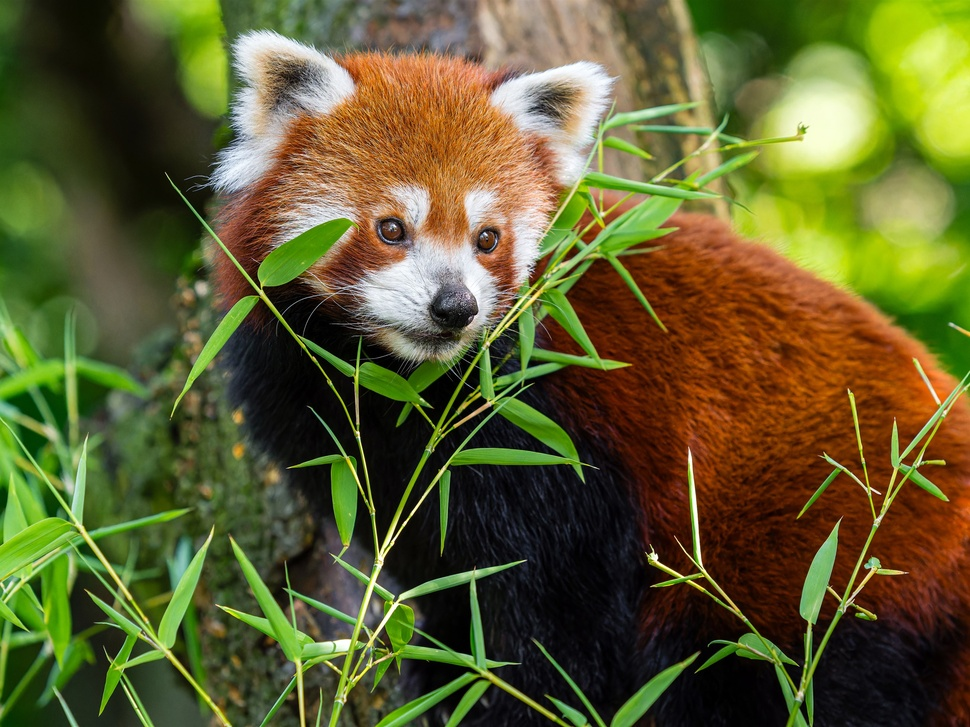
#> input picture homework8/Red_Panda.jpg, 970 x 727 px, shrunk from 2560 x 1920 before the run
$ jupyter execute --allow-errors homework8.ipynb
#> lines starting #> are read from the running program, lines starting #| are printed output that depends on the picture
# Task1

[cell 1]
import pandas as pd
import numpy as np
import matplotlib.pyplot as plt

[cell 2]
img = plt.imread("Red_Panda.jpg")
#> img is the input picture: shape (727, 970, 3); mean R, G, B 94.2, 92.5, 46
plt.imshow(img)
img.shape
#> Out = (727, 970, 3)

[cell 3]
data = img.copy()
data

[cell 4]
data_new = 255 - data
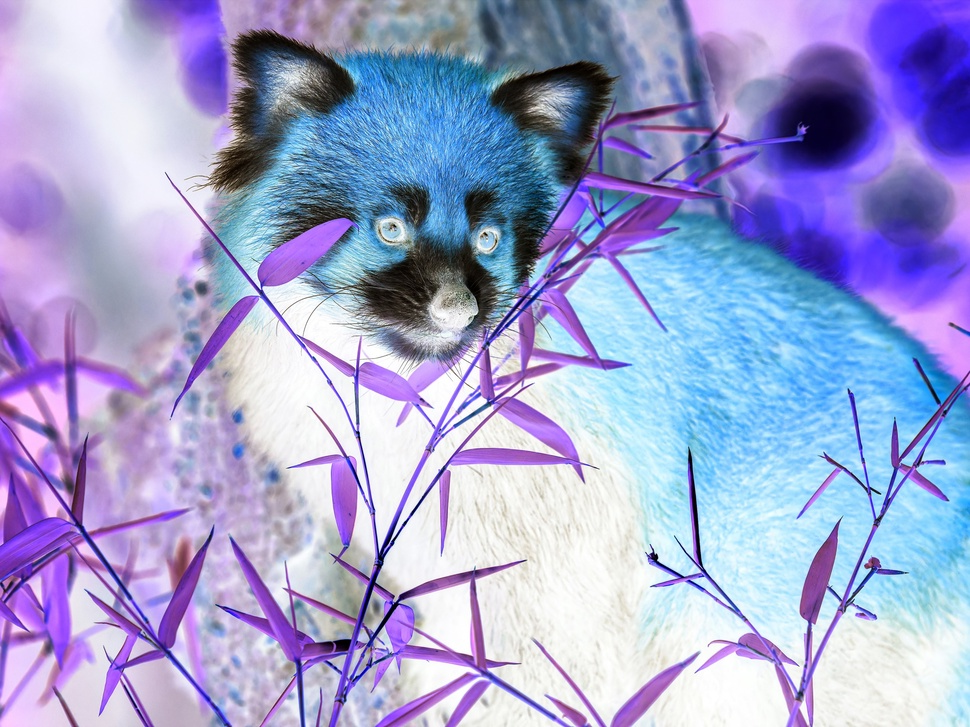
#> data_new: shape (727, 970, 3); mean R, G, B 160.8, 162.5, 209
data_new
